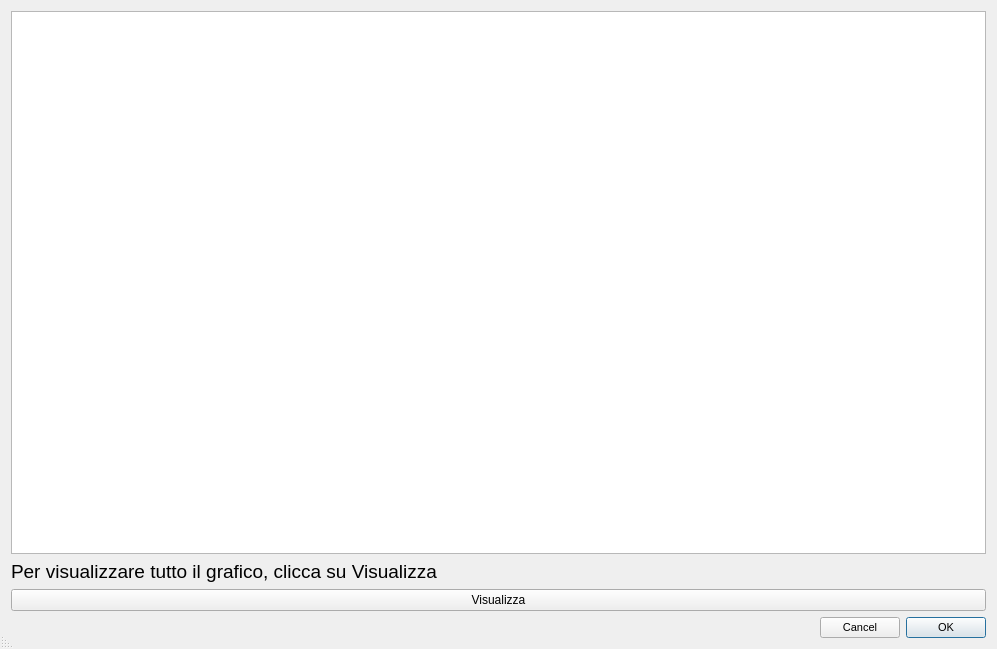
<?xml version="1.0" encoding="UTF-8"?>
<ui version="4.0">
 <class>Visualizza</class>
 <widget class="QDialog" name="Visualizza">
  <property name="geometry">
   <rect>
    <x>0</x>
    <y>0</y>
    <width>997</width>
    <height>649</height>
   </rect>
  </property>
  <property name="windowTitle">
   <string>Dialog</string>
  </property>
  <property name="layoutDirection">
   <enum>Qt::RightToLeft</enum>
  </property>
  <property name="sizeGripEnabled">
   <bool>true</bool>
  </property>
  <property name="modal">
   <bool>false</bool>
  </property>
  <layout class="QVBoxLayout" name="verticalLayout">
   <item>
    <widget class="QListWidget" name="listWidget">
     <property name="layoutDirection">
      <enum>Qt::LeftToRight</enum>
     </property>
    </widget>
   </item>
   <item>
    <widget class="QLabel" name="label">
     <property name="font">
      <font>
       <pointsize>14</pointsize>
      </font>
     </property>
     <property name="layoutDirection">
      <enum>Qt::LeftToRight</enum>
     </property>
     <property name="text">
      <string>Per visualizzare tutto il grafico, clicca su Visualizza</string>
     </property>
    </widget>
   </item>
   <item>
    <widget class="QPushButton" name="pushButton">
     <property name="layoutDirection">
      <enum>Qt::LeftToRight</enum>
     </property>
     <property name="text">
      <string>Visualizza</string>
     </property>
    </widget>
   </item>
   <item>
    <widget class="QDialogButtonBox" name="buttonBox">
     <property name="enabled">
      <bool>true</bool>
     </property>
     <property name="sizePolicy">
      <sizepolicy hsizetype="Fixed" vsizetype="Fixed">
       <horstretch>0</horstretch>
       <verstretch>0</verstretch>
      </sizepolicy>
     </property>
     <property name="font">
      <font>
       <pointsize>8</pointsize>
      </font>
     </property>
     <property name="focusPolicy">
      <enum>Qt::NoFocus</enum>
     </property>
     <property name="orientation">
      <enum>Qt::Horizontal</enum>
     </property>
     <property name="standardButtons">
      <set>QDialogButtonBox::Cancel|QDialogButtonBox::Ok</set>
     </property>
     <property name="centerButtons">
      <bool>false</bool>
     </property>
    </widget>
   </item>
  </layout>
 </widget>
 <resources/>
 <connections>
  <connection>
   <sender>buttonBox</sender>
   <signal>accepted()</signal>
   <receiver>Visualizza</receiver>
   <slot>accept()</slot>
   <hints>
    <hint type="sourcelabel">
     <x>248</x>
     <y>254</y>
    </hint>
    <hint type="destinationlabel">
     <x>157</x>
     <y>274</y>
    </hint>
   </hints>
  </connection>
  <connection>
   <sender>buttonBox</sender>
   <signal>rejected()</signal>
   <receiver>Visualizza</receiver>
   <slot>reject()</slot>
   <hints>
    <hint type="sourcelabel">
     <x>316</x>
     <y>260</y>
    </hint>
    <hint type="destinationlabel">
     <x>286</x>
     <y>274</y>
    </hint>
   </hints>
  </connection>
 </connections>
</ui>
